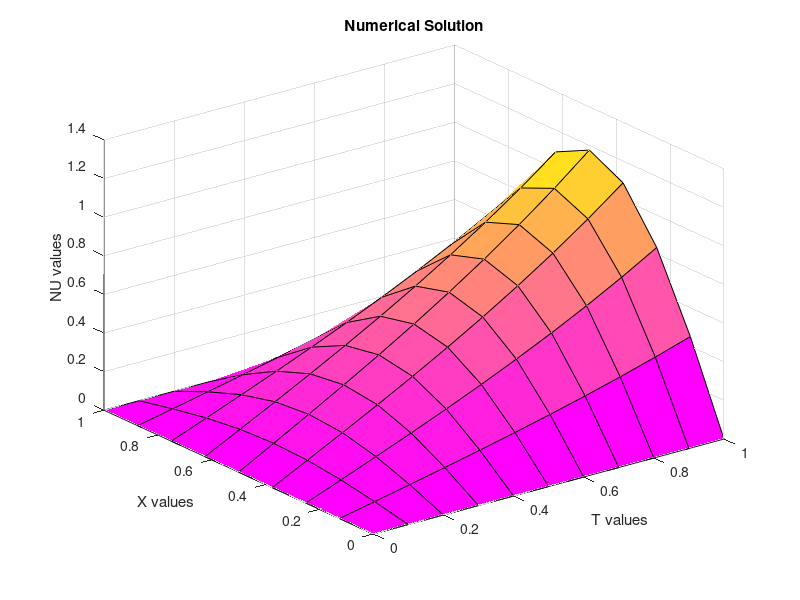
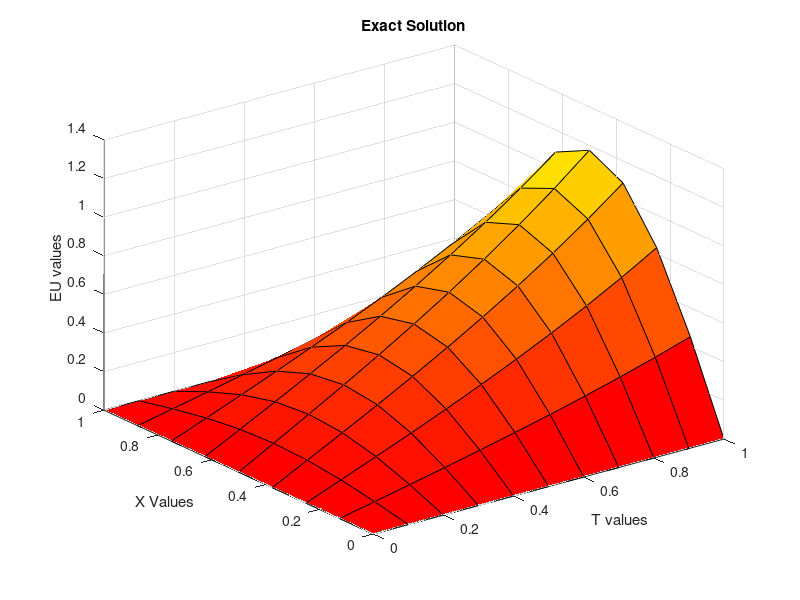
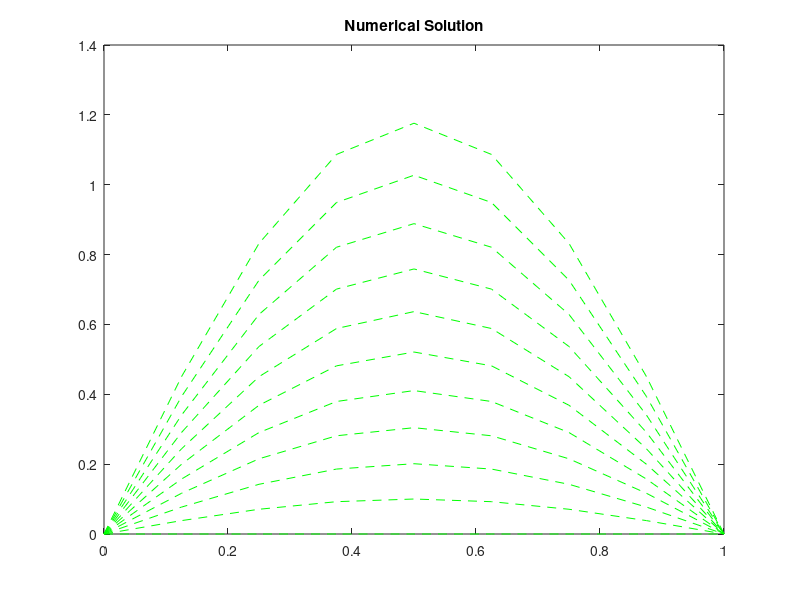
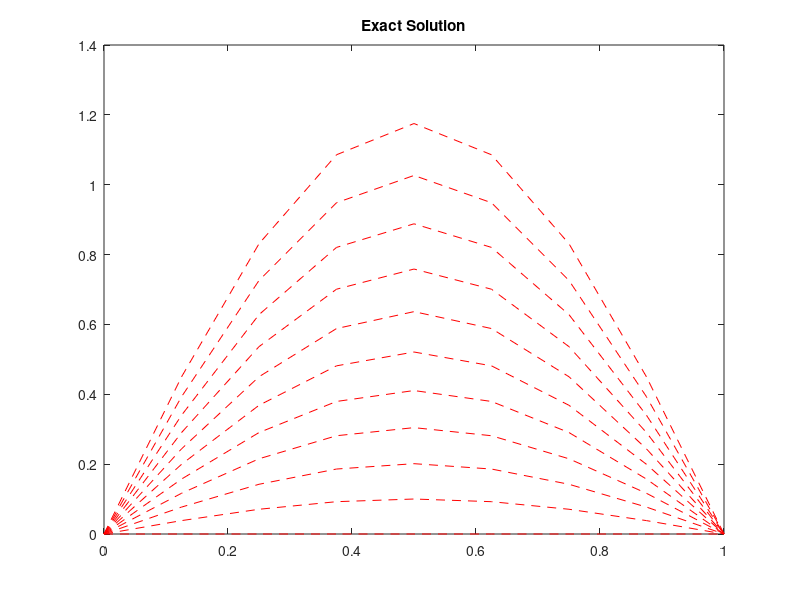

The MATLAB source for these figures, in order:
%-------------------------------- 
% Numerical Solution of 1D Nonlinear Hyperbolic Eqn with a forcing function  
% Utt=Uxx-alpha*Ut*Ut*Ut+f(x,t), % U(x,t)=sinh(t)*sin(pi*x) 
% Name:- Kshitij Bahukhandi 
% Roll No:- SAU/AM(M)/2023/06 
% APM (III-Semester)- 2024 
% SOUTH  ASIAN  UNIVERSITY 
% MATLAB File:- 29 
%----------------------------- 
  clear all;  % clear all variables in memory 
  ALPHA=10.0; 
  P=0.8; 
  LL=8;   % LL=16, LL=32, Ll=64 
  JJ=10;  % JJ=20, JJ=40, JJ=80,  %Solution at t=1.0  
  H=1.0/LL;   
  K=P*H; 
  disp('Numerical Solution of 1D Nonlinear Hyperbolic Equation'); 
  disp('    '); 
  fprintf('LL=%4.2f, K=%6.4f, P=%6.2f \n',LL,K,P); 
  disp('  '); 
  % Dimensions 
  
X=zeros(1,LL+1);T=zeros(1,JJ+1);NU=zeros(LL+1,JJ+1);F=zeros(LL+1,JJ+1); 
  U=zeros(LL+1,JJ+1);EU=zeros(LL+1,JJ+1);OLDU=zeros(LL+1,JJ+1); 
  % Formation of Nodal Points 
    for L=1:LL+1 
        for J=1:JJ+1 
            X(L)=(L-1)*H; 
            T(J)=(J-1)*K; 
        end     
    end  
    % Exact Solution & RHS function 
    for L=1:LL+1 
        for J=1:JJ+1 
            EU(L,J)=sinh(T(J))*sin(pi*X(L)); 
           EUT(L,J)=cosh(T(J))*sin(pi*X(L)); 
            F(L,J)=(1+pi*pi)*EU(L,J)+ALPHA*EUT(L,J)*EUT(L,J); 
        end 
    end 
    % Initial conditions 
    for L=1:LL+1 
        U(L,1)=EU(L,1); 
        U(L,2)=EU(L,2); 
        NU(L,1)=EU(L,1); 
        NU(L,2)=EU(L,2); 
    end 
   % Boundary conditions 
     for J=3:JJ+1 
         U(1,J)=EU(1,J); 
         U(LL+1,J)=EU(LL+1,J);  
     end 
    %  Solution at advanced time level 
     tic  % CPU time starts 
    for J=2:JJ 
    % Initial & First Approx 
    for L=2:LL 
        OLDU(L,3)=EU(L,J+1); 
        U(L,3)=OLDU(L,3); 
    end 
    for KK=1:6000   %Iteration Starts 
    % Solution at Internal grid points at each time level 
       for L=2:LL 
           F0=F(L,J); 
           U0=U(L,3); 
           U1=U(L+1,3); 
           U2=U(L-1,3); 
           R0=U(L,2); 
           R1=U(L+1,2); 
           R2=U(L-1,2); 
           R3=R1+R2-2*R0; 
           S0=U(L,1); 
           S1=U(L+1,1); 
           S2=U(L-1,1); 
           AA=0.25*ALPHA*U0*U0+(1-0.5*ALPHA*S0)*U0+S0-2*R0; 
           AA=AA+0.25*ALPHA*S0*S0-P*P*R3-K*K*F0; 
           DA=0.5*ALPHA*U0+1-0.5*ALPHA*S0; 
           U(L,3)=U(L,3)-AA/DA;  
       end 
       for L=1:LL+1 
           NU(L,J+1)=U(L,3); 
       end 
  % Calculate Errors 
           MAU=0.0; 
           RMU=0.0; 
        for L=2:LL 
            ERU=abs(NU(L,J+1)-EU(L,J+1)); 
            RMU=RMU+ERU^2; 
            if MAU<=ERU, MAU=ERU; end 
        end 
            RMU=sqrt(RMU/(LL-1)); 
     % Print errors 
      % fprintf('T=%6.4f,MAU=%10.4e, RMU=%10.4e\n',(J-1)*K,MAU,RMU);
      % Error Tolerance 
            BIG=0.0; 
        for L=2:LL 
            FU=abs(U(L,3)-OLDU(L,3)); 
            if FU >= BIG, BIG=FU; end 
        end 
            if BIG <= 10^(-12), break; end 
        for L=2:LL 
            OLDU(L,3)=U(L,3); 
        end  
    end 
      % Print errors 
       fprintf('T=%6.4f,KK=%4.0f,MAU=%10.4e, RMU=%10.4e\n',J*K,KK,MAU,RMU); 
      % Set New Initial Conditions 
        for L=1:LL+1 
            U(L,1)=U(L,2); 
            U(L,2)=U(L,3); 
        end                  
    end 
  disp('  '); 
   toc  % CPU time ends 
    % Plot the results 
  figure (1); 
  colormap spring; 
  surf(T,X,NU) 
  xlabel('T values'); 
  ylabel('X values'); 
  zlabel('NU values'); 
  title('Numerical Solution') 
  figure (2); 
  colormap autumn; 
  surf(T,X,EU) 
  xlabel('T values'); 
  ylabel('X Values'); 
  zlabel('EU values'); 
  title('Exact Solution') 
  figure(3); 
  plot(X,NU,'--g');  
  title('Numerical Solution') 
  figure (4); 
  plot(X,EU,'--r'); 
  title ('Exact Solution') 
  % Plot at t=1 
  for L=1:LL+1 
      US(L)=NU(L,JJ+1); 
      EUS(L)=sinh(1)*sin(pi*X(L)); 
  end 
  figure (5); 
  plot(X,US,'-g',X,EUS, '--r'); 
  xlabel('X values'); 
  ylabel('EUS values'); 
  title('Numerical Vs Exact Solution at t=1') 
